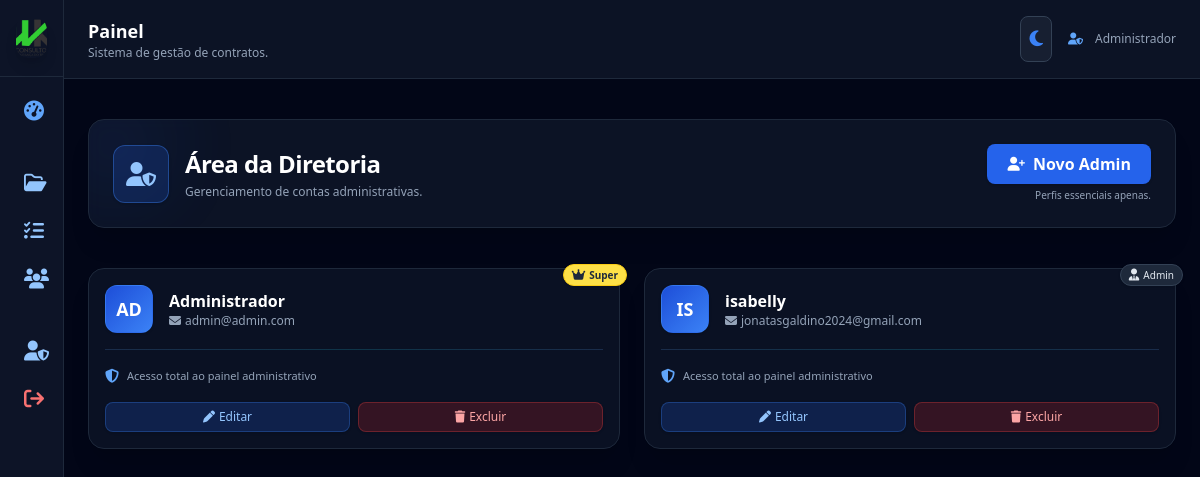
/administradores (signed in), run on an earlier commit of the app's database.
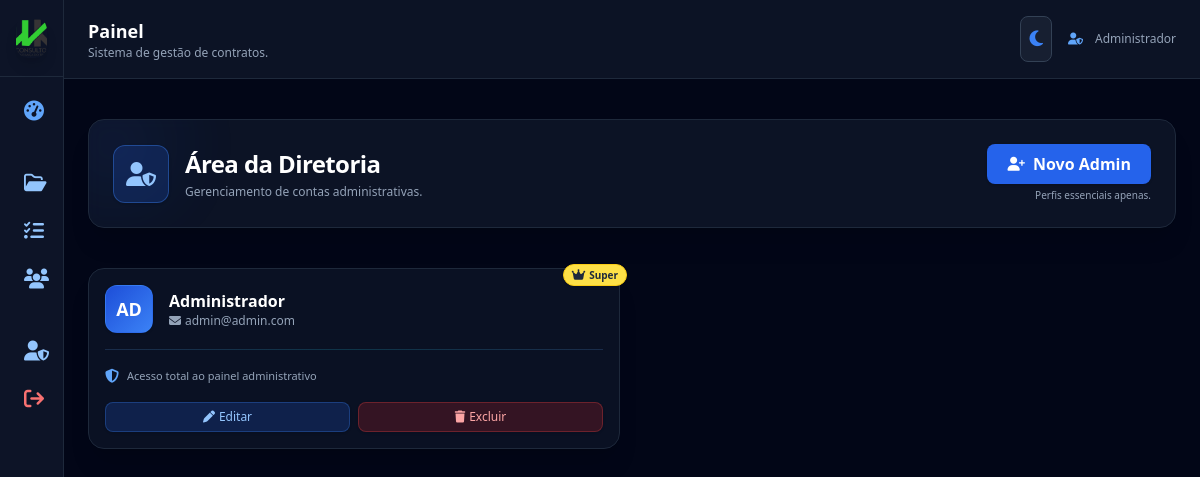
And on a later commit of the database.
### app.py (models this page shows, shortened)
class User(UserMixin, db.Model):
    id = db.Column(db.Integer, primary_key=True)
    name = db.Column(db.String(120))
    email = db.Column(db.String(120), unique=True)
    password = db.Column(db.String(255))
    role = db.Column(db.String(20))

### app.py (the view)
@app.route("/administradores")
@login_required
def administradores():
    if current_user.role != "admin":
        return redirect("/")
    admins = User.query.filter_by(role="admin").all()
    return render_template("administradores.html", admins=admins)

### app.py (called while the page is built, shortened)
@login_manager.user_loader
def load_user(user_id):
    return User.query.get(int(user_id))

@app.before_request
def criar_admin_automatico():
    admin = User.query.filter_by(email="admin@admin.com").first()

### templates/administradores.html (shortened to what the changed rows need)
{% extends "base.html" %}
{% block content %}
<div class="space-y-10">
  <section class="relative overflow-hidden rounded-2xl p-6 shadow-xl
                  bg-white/70 dark:bg-slate-900/80
                  border border-slate-300 dark:border-slate-800
                  backdrop-blur">
    <div class="relative flex flex-col md:flex-row md:items-center md:justify-between gap-4">
      <div class="flex items-center gap-4">
        <div>
          <h1 class="text-2xl font-bold text-slate-800 dark:text-white tracking-tight">
            Área da Diretoria
          </h1>
        </div>
      </div>
    </div>
  </section>
  <section class="grid grid-cols-1 md:grid-cols-2 xl:grid-cols-3 gap-6">
    {% for admin in admins %}
    <div class="relative p-4 rounded-2xl shadow-xl
                bg-white dark:bg-slate-900/70
                border border-slate-300 dark:border-slate-800
                backdrop-blur hover:-translate-y-[2px]
                hover:shadow-blue-800/30 dark:hover:shadow-blue-900/40
                transition-all duration-300">
      {% if admin.email == 'admin@admin.com' %}
      <div class="absolute -top-2 -right-2">
        <span class="inline-flex items-center gap-1 px-2 py-0.5 text-[10px]
                     rounded-full bg-yellow-300 text-slate-800 font-bold shadow
                     border border-yellow-400">
          <i class="fa-solid fa-crown text-xs"></i> Super
        </span>
      </div>
      {% else %}
      <div class="absolute -top-2 -right-2">
        <span class="inline-flex items-center gap-1 px-2 py-0.5 text-[10px]
                     rounded-full bg-slate-200 dark:bg-slate-800
                     text-slate-800 dark:text-slate-200
                     border border-slate-300 dark:border-slate-700 shadow">
          <i class="fa-solid fa-user-tie text-xs"></i> Admin
        </span>
      </div>
      {% endif %}
      <div class="flex items-center gap-4 mb-4">
        <div class="w-12 h-12 rounded-xl bg-gradient-to-br
                    from-blue-600 to-blue-400 dark:from-blue-700 dark:to-blue-500
                    flex items-center justify-center shadow
                    border border-blue-300/40 dark:border-blue-500/40">
          <span class="text-white text-lg font-bold">
            {{ admin.name[0:2] | upper }}
          </span>
        </div>
        <div>
          <h2 class="text-base font-bold text-slate-800 dark:text-white">{{ admin.name }}</h2>
          <p class="text-xs text-slate-500 dark:text-slate-400 flex items-center gap-1">
            <i class="fa-solid fa-envelope text-slate-400 text-xs"></i>
            {{ admin.email }}
          </p>
        </div>
      </div>
      <div class="h-[1px] bg-gradient-to-r
                  from-blue-400/30 via-cyan-400/30 to-blue-400/30 opacity-60 mb-4">
      </div>
      <div class="flex items-center gap-2 text-[11px]
                  text-slate-600 dark:text-slate-400 mb-4">
        <i class="fa-solid fa-shield-halved text-blue-500 dark:text-blue-400 text-sm"></i>
        Acesso total ao painel administrativo
      </div>
      <div class="flex justify-between gap-2">
        <button
          onclick="abrirModalEditarAdmin(this)"
          data-id="{{ admin.id }}"
          data-nome="{{ admin.name }}"
          data-email="{{ admin.email }}"
          class="flex-1 px-3 py-1.5 rounded-lg
                 bg-blue-100 dark:bg-blue-600/20
                 text-blue-700 dark:text-blue-300
                 border border-blue-300 dark:border-blue-500/30
                 hover:bg-blue-200 dark:hover:bg-blue-600/30
                 hover:text-blue-900 dark:hover:text-white
                 transition shadow text-xs font-medium flex items-center justify-center gap-1">
          <i class="fa-solid fa-pen text-xs"></i> Editar
        </button>
        <button
          onclick="abrirModalExcluirAdmin({{ admin.id }})"
          class="flex-1 px-3 py-1.5 rounded-lg
                 bg-red-100 dark:bg-red-600/20
                 text-red-700 dark:text-red-300
                 border border-red-300 dark:border-red-500/30
                 hover:bg-red-200 dark:hover:bg-red-600/30
                 hover:text-red-900 dark:hover:text-white
                 transition shadow text-xs font-medium flex items-center justify-center gap-1">
          <i class="fa-solid fa-trash text-xs"></i> Excluir
        </button>
      </div>
    </div>
    {% endfor %}
  </section>
</div>
{% endblock %}

### templates/base.html (shortened to what the changed rows need)
<!doctype html>
<html lang="pt-BR" class="h-full">
<head>
  <script src="https://cdn.tailwindcss.com"></script>
  <link rel="stylesheet"
        href="https://cdnjs.cloudflare.com/ajax/libs/font-awesome/6.5.0/css/all.min.css"/>
</head>
<body class="h-full
             bg-slate-100 text-slate-800
             dark:bg-slate-950 dark:text-slate-100
             transition-colors duration-300">
<div class="min-h-screen flex">
  <main class="flex-1 ml-16 group-hover:ml-56 transition-all duration-300">
    <header class="border-b
                   border-slate-200 dark:border-slate-800
                   bg-white/80 dark:bg-slate-900/80
                   backdrop-blur">
      <div class="max-w-7xl mx-auto px-6 py-4 flex items-center justify-between">
        <div>
          <h2 class="text-lg font-semibold
                     text-slate-800 dark:text-white">
            {{ page_title or 'Painel' }}
          </h2>
        </div>
        <div class="flex items-center gap-4">
          <button id="themeToggle"
                  class="p-2 rounded-lg border
                         border-slate-300 dark:border-slate-700
                         bg-white/80 dark:bg-slate-800/60
                         hover:bg-slate-100 dark:hover:bg-slate-700
                         transition">
            <i id="temaIcone" class="fa-solid fa-moon text-blue-500 text-lg"></i>
          </button>
          {% if current_user.is_authenticated %}
          <div class="flex items-center gap-3 text-xs
                      text-slate-600 dark:text-slate-400">
            <i class="fa-solid fa-user-shield text-blue-500 dark:text-blue-400"></i>
            {{ current_user.name }}
          </div>
          {% endif %}
        </div>
      </div>
    </header>
    <section class="max-w-7xl mx-auto px-6 py-6">
      {% block content %}{% endblock %}
    </section>
  </main>
</div>
</body>
</html>

What changed in the data, as far as the page shows it:
removed User: shows "Admin", name "IS", name "isabelly", email "jonatasgaldino2024@gmail.com"
